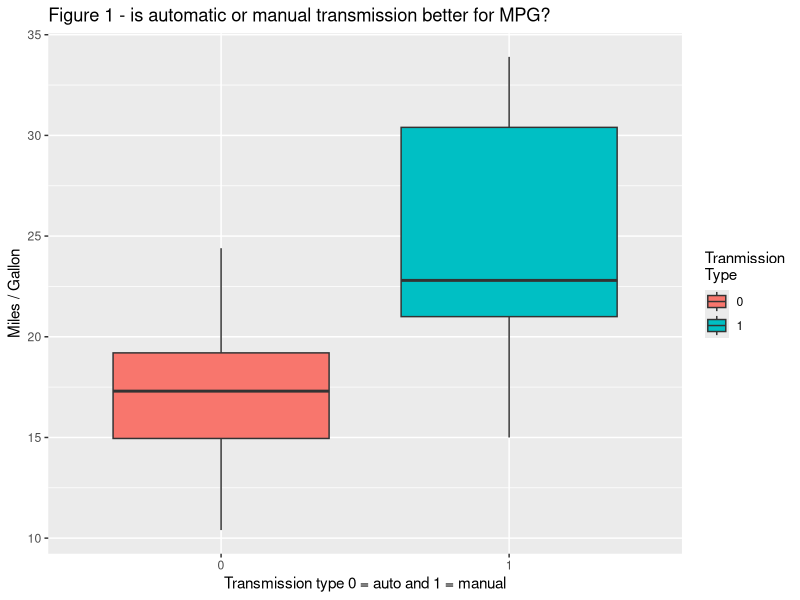
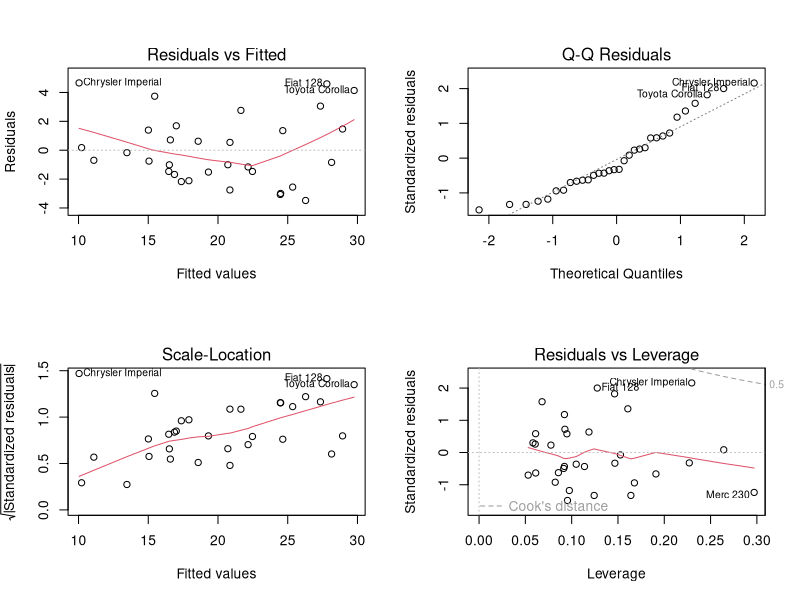

Generate these figures, in order, with R:
## ---- chunk 1
rm(list = ls())
cardata <- mtcars
head(cardata)
summary(cardata) # no NA's
## ---- chunk 2
library(ggplot2)
ggplot(data = cardata, aes(y = mpg, x = factor(am), fill = factor(am)))+
  geom_boxplot()+
  scale_fill_discrete(name="Tranmission\nType")+
  xlab("Transmission type 0 = auto and 1 = manual")+
  ylab("Miles / Gallon")+
  ggtitle("Figure 1 - is automatic or manual transmission better for MPG?")

## ---- chunk 3
t.res <- t.test(mpg ~ factor(am), data = cardata)
t.res
## ---- chunk 4
linReg <- lm(mpg ~ factor(am), data = cardata)
summary(linReg)
## ---- chunk 5
fullLinReg <- lm(mpg ~. , data = cardata)
summary(fullLinReg)
# plot(residuals(fullLinReg))
## ---- chunk 6
stepmodel <- step(lm(mpg ~. , data = cardata), trace = 0, steps = 1000)
summary(stepmodel)
## ---- chunk 7
# Residual plot
par(mfrow = c(2,2))
plot(stepmodel)
